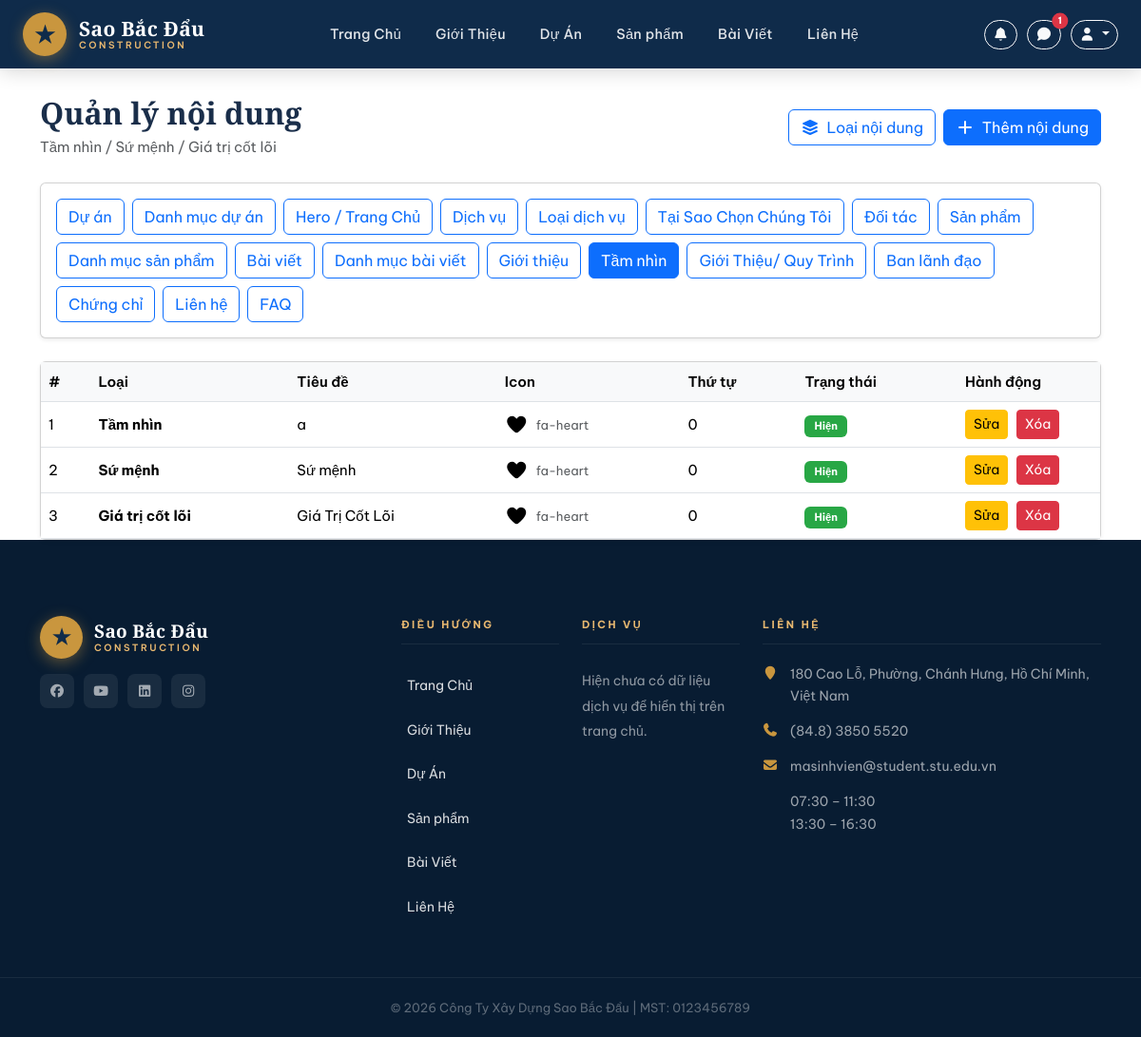
The page /about-statements/ (signed in) on the database its author committed.
### home/models.py (models this page shows, shortened)
class AboutStatement(models.Model):
    title = models.CharField(
        max_length=150,
        blank=True,
        default="",
        verbose_name="Tiêu đề",
        help_text="Có thể để trống để dùng tên loại nội dung.",
    )
    statement_type = models.ForeignKey(
        AboutStatementType,
        on_delete=models.PROTECT,
        related_name="statements",
        verbose_name="Loại nội dung",
    )
    content = models.TextField(verbose_name="Nội dung")
    icon = models.CharField(
        max_length=500,
        blank=True,
        default="",
        verbose_name="Icon Font Awesome / Icon URL",
        help_text=(
            "Có thể nhập fa-eye, fa-solid fa-eye, cart-arrow-down "
            "hoặc URL icon từ Font Awesome."
        ),
    )
    order = models.PositiveIntegerField(default=0, verbose_name="Thứ tự hiển thị")
    is_active = models.BooleanField(default=True, verbose_name="Hiển thị")
    created_at = models.DateTimeField(auto_now_add=True)
    class Meta:
        ordering = ["order", "created_at"]
        verbose_name = "Nội dung tầm nhìn / sứ mệnh"
        verbose_name_plural = "Nội dung tầm nhìn / sứ mệnh"
    @property
    def display_title(self):
        return (self.title or "").strip() or self.statement_type.name
    @property
    def icon_css_class(self):
        raw = (self.icon or "").strip()
        fallback = "fa-solid fa-star"
        if not raw:
            return fallback
        raw_lower = raw.lower()
        parts = raw.split()
        known_prefixes = {
            "fa-solid",
            "fa-regular",
            "fa-brands",
            "fa-light",
            "fa-thin",
            "fa-duotone",
            "fa",
            "fab",
            "far",
            "fas",
        }
        if any(part in known_prefixes for part in parts):
            if raw.startswith("fa ") and len(parts) >= 2 and parts[1].startswith("fa-"):
                return f"fa-solid {parts[1]}"
            return raw
        if raw.startswith("fa-"):
            return f"fa-solid {raw}"
        if "-" in raw and " " not in raw:
            return f"fa-solid fa-{raw}"
        return fallback

class AboutStatementType(models.Model):
    name = models.CharField(max_length=100, unique=True, verbose_name="Tên loại")
    slug = models.SlugField(max_length=120, unique=True, blank=True)
    order = models.PositiveIntegerField(default=0, verbose_name="Thứ tự")
    is_active = models.BooleanField(default=True, verbose_name="Hiển thị")
    created_at = models.DateTimeField(auto_now_add=True)
    class Meta:
        ordering = ["order", "created_at", "name"]
        verbose_name = "Loại tầm nhìn / sứ mệnh"
        verbose_name_plural = "Loại tầm nhìn / sứ mệnh"

class ContactInfo(models.Model):
    branch_name = models.CharField(
        max_length=150, verbose_name="Tên chi nhánh / văn phòng"
    )
    address = models.TextField(verbose_name="Địa chỉ")
    phone = models.CharField(max_length=50, verbose_name="Số điện thoại")
    fax = models.CharField(max_length=50, blank=True, verbose_name="Fax")
    email = models.EmailField(blank=True, verbose_name="Email")
    working_hours = models.CharField(
        max_length=255, blank=True, verbose_name="Giờ làm việc"
    )
    map_embed_url = models.URLField(blank=True, verbose_name="Link Google Maps Embed")
    facebook_url = models.URLField(blank=True, verbose_name="Facebook URL")
    youtube_url = models.URLField(blank=True, verbose_name="YouTube URL")
    linkedin_url = models.URLField(blank=True, verbose_name="LinkedIn URL")
    instagram_url = models.URLField(blank=True, verbose_name="Instagram URL")
    order = models.PositiveIntegerField(default=0, verbose_name="Thứ tự hiển thị")
    is_active = models.BooleanField(default=True, verbose_name="Hiển thị")
    created_at = models.DateTimeField(auto_now_add=True)
    class Meta:
        ordering = ["order", "created_at"]

### home/views.py (the view)
# urls.py: path("about-statements/", views.statement_list, name="statement_list"),
@staff_required
def statement_list(request):
    statements = (
        AboutStatement.objects.select_related("statement_type")
        .all()
        .order_by(
            "statement_type__order",
            "statement_type__created_at",
            "order",
            "created_at",
        )
    )
    error = request.GET.get("error")
    return render(
        request,
        "home/about_statement_list.html",
        {"statements": statements, "error": error},
    )

### templates/home/about_statement_list.html (shortened to what this page needs)
{% extends 'base.html' %}
{% block content %}
<div class="container dashboard-container">
  <div class="d-flex justify-content-between align-items-center mb-4 flex-wrap gap-3">
    <div>
      <h2 class="fw-bold mb-1">Quản lý nội dung</h2>
      <p class="text-muted mb-0">
        Tầm nhìn / Sứ mệnh / Giá trị cốt lõi
      </p>
    </div>
    <div class="d-flex gap-2 flex-wrap">
      <a href="{% url 'statement_type_list' %}" class="btn btn-outline-primary">
        <i class="fas fa-layer-group me-1"></i>
        Loại nội dung
      </a>
      <a href="{% url 'statement_add' %}" class="btn btn-primary">
        <i class="fas fa-plus me-1"></i>
        Thêm nội dung
      </a>
    </div>
  </div>
  <div class="card shadow-sm mb-4">
    <div class="card-body d-flex flex-wrap gap-2">
      <a href="{% url 'dashboard' %}" class="btn btn-outline-primary">Dự án</a>
      <a href="{% url 'project_category_list' %}" class="btn btn-outline-primary">Danh mục dự án</a>
      <a href="{% url 'hero_edit' %}" class="btn btn-outline-primary">Hero / Trang Chủ</a>
      <a href="{% url 'service_list' %}" class="btn btn-outline-primary">Dịch vụ</a>
      <a href="{% url 'service_type_list' %}" class="btn btn-outline-primary">Loại dịch vụ</a>
      <a href="{% url 'why_choose_item_list' %}" class="btn btn-outline-primary">Tại Sao Chọn Chúng Tôi</a>
      <a href="{% url 'partner_list' %}" class="btn btn-outline-primary">Đối tác</a>
      <a href="{% url 'product_list' %}" class="btn btn-outline-primary">Sản phẩm</a>
      <a href="{% url 'product_category_list' %}" class="btn btn-outline-primary">Danh mục sản phẩm</a>
      <a href="{% url 'post_list' %}" class="btn btn-outline-primary">Bài viết</a>
      <a href="{% url 'post_category_list' %}" class="btn btn-outline-primary">Danh mục bài viết</a>
      <a href="{% url 'about_intro_edit' %}" class="btn btn-outline-primary">Giới thiệu</a>
      <a href="{% url 'statement_list' %}" class="btn btn-outline-primary active">Tầm nhìn</a>
      <a href="{% url 'about_video_tour_edit' %}" class="btn btn-outline-primary">Giới Thiệu/ Quy Trình</a>
      <a href="{% url 'leadership_list' %}" class="btn btn-outline-primary">Ban lãnh đạo</a>
      <a href="{% url 'certificate_list' %}" class="btn btn-outline-primary">Chứng chỉ</a>
      <a href="{% url 'contact_info_list' %}" class="btn btn-outline-primary">Liên hệ</a>
      <a href="{% url 'faq_list' %}" class="btn btn-outline-primary">FAQ</a>
    </div>
  </div>
  <div class="card shadow-sm">
    <div class="card-body p-0">
      <table class="table table-hover mb-0">
        <thead>
          <tr>
            <th>#</th>
            <th>Loại</th>
            <th>Tiêu đề</th>
            <th>Icon</th>
            <th>Thứ tự</th>
            <th>Trạng thái</th>
            <th style="width: 150px;">Hành động</th>
          </tr>
        </thead>
        <tbody>
          {% for statement in statements %}
          <tr>
            <td>{{ forloop.counter }}</td>
            <td>
              <strong>{{ statement.statement_type.name }}</strong>
            </td>
            <td>{{ statement.display_title }}</td>
            <td>
              <div class="d-flex align-items-center gap-2">
                <i class="{{ statement.icon_css_class }} statement-preview-icon"></i>
                <small class="text-muted">
                  {{ statement.icon|default:'mặc định' }}
                </small>
              </div>
            </td>
            <td>{{ statement.order }}</td>
            <td>
              {% if statement.is_active %}
                <span class="badge badge-success">Hiện</span>
              {% else %}
                <span class="badge badge-secondary">Ẩn</span>
              {% endif %}
            </td>
            <td class="action-btns">
              <a href="{% url 'statement_edit' statement.id %}" class="btn btn-sm btn-warning">
                Sửa
              </a>
              <a href="{% url 'statement_delete' statement.id %}"
                 class="btn btn-sm btn-danger"
                 onclick="return confirm('Xóa nội dung này?');">
                Xóa
              </a>
            </td>
          </tr>
          {% empty %}
          <tr>
            <td colspan="7" class="text-center py-4 text-muted">
              Chưa có nội dung nào
            </td>
          </tr>
          {% endfor %}
        </tbody>
      </table>
    </div>
  </div>
</div>
{% endblock %}

### templates/base.html (shortened to what this page needs)
<!doctype html>
<html lang="vi">
  {% load static %}
  <head>
    <link
      rel="stylesheet"
      href="{% static 'vendor/bootstrap/css/bootstrap.min.css' %}"
    />
    <link
      rel="stylesheet"
      href="https://cdn.jsdelivr.net/npm/@fortawesome/fontawesome-free@7.2.0/css/all.min.css"
    />
    <link
      rel="stylesheet"
      href="{% static 'vendor/animate/animate.min.css' %}"
    />
    <link rel="stylesheet" href="{% static 'css/style.css' %}" />
    <link rel="stylesheet" href="{% static 'css/home.css' %}" />
    <link rel="stylesheet" href="{% static 'css/about.css' %}" />
    <link rel="stylesheet" href="{% static 'css/contact.css' %}" />
  </head>
  <body>
    <header
      class="site-navbar js-sticky-header site-navbar-target"
      role="banner"
    >
      <div class="container">
        <div class="navbar-inner">
          <div class="site-logo">
            <a href="{% url 'home' %}">
              <div class="logo-icon">★</div>
              <div class="logo-text">
                <span>Sao Bắc Đẩu</span>
                <span>Construction</span>
              </div>
            </a>
          </div>
          <nav class="site-navigation d-none d-xl-block">
            <ul class="site-menu">
              <li><a href="{% url 'home' %}" class="nav-link">Trang Chủ</a></li>
              <li>
                <a href="{% url 'about' %}" class="nav-link">Giới Thiệu</a>
              </li>
              <li><a href="{% url 'project' %}" class="nav-link">Dự Án</a></li>
              <li>
                <a href="{% url 'product' %}" class="nav-link">Sản phẩm</a>
              </li>
              <li><a href="{% url 'post' %}" class="nav-link">Bài Viết</a></li>
              <li>
                <a href="{% url 'contact' %}" class="nav-link">Liên Hệ</a>
              </li>
            </ul>
          </nav>
          <div class="nav-actions d-none d-xl-flex align-items-center" style="gap: 10px;">
            <a
              href="{% url 'notifications' %}"
              class="btn btn-sm btn-outline-light position-relative"
              title="Thông báo"
            >
              <i class="fa fa-bell"></i>
            </a>
            {% if user.is_authenticated %}
              {% if user.is_staff %}
              <a
                href="{% url 'consultation_list' %}"
                class="btn btn-sm btn-outline-light position-relative"
                title="Tư vấn"
              >
                <i class="fa fa-comment"></i>
                {% if consultations_unfinished %}
                <span
                  class="badge bg-danger position-absolute top-0 start-100 translate-middle rounded-pill"
                  style="font-size: 10px;"
                >
                  {{ consultations_unfinished }}
                </span>
                {% endif %}
              </a>
              {% endif %}
              <div class="dropdown">
                <button
                  class="btn btn-sm btn-outline-light dropdown-toggle"
                  data-bs-toggle="dropdown"
                  aria-expanded="false"
                  title="Tài khoản"
                >
                  <i class="fa fa-user"></i>
                </button>
              </div>
            {% endif %}
          </div>
        </div>
      </div>
    </header>
    {% block content %} {% endblock %}
    <footer class="footer-area">
      <div class="container">
        <div class="row gy-4">
          <div class="col-lg-4 col-md-6">
            <div class="footer-logo-wrap mb-3">
              <a
                href="{% url 'home' %}"
                style="
                  display: flex;
                  align-items: center;
                  gap: 12px;
                  text-decoration: none;
                "
              >
                <div
                  class="logo-icon"
                  style="width: 45px; height: 45px; font-size: 22px"
                >
                  ★
                </div>
                <div class="logo-text">
                  <span>Sao Bắc Đẩu</span>
                  <span>Construction</span>
                </div>
              </a>
            </div>
            <div class="footer-social">
              {% if site_contact and site_contact.facebook_url %}
              <a
                href="{{ site_contact.facebook_url }}"
                target="_blank"
                rel="noopener noreferrer"
              >
                <i class="fab fa-facebook"></i>
              </a>
              {% endif %} {% if site_contact and site_contact.youtube_url %}
              <a
                href="{{ site_contact.youtube_url }}"
                target="_blank"
                rel="noopener noreferrer"
              >
                <i class="fab fa-youtube"></i>
              </a>
              {% endif %} {% if site_contact and site_contact.linkedin_url %}
              <a
                href="{{ site_contact.linkedin_url }}"
                target="_blank"
                rel="noopener noreferrer"
              >
                <i class="fab fa-linkedin"></i>
              </a>
              {% endif %} {% if site_contact and site_contact.instagram_url %}
              <a
                href="{{ site_contact.instagram_url }}"
                target="_blank"
                rel="noopener noreferrer"
              >
                <i class="fab fa-instagram"></i>
              </a>
              {% endif %}
            </div>
          </div>
          <div class="col-lg-2 col-md-6">
            <div class="footer-heading">Điều Hướng</div>
            <ul class="footer-links">
              <li><a href="{% url 'home' %}">Trang Chủ</a></li>
              <li><a href="{% url 'about' %}">Giới Thiệu</a></li>
              <li><a href="{% url 'project' %}">Dự Án</a></li>
              <li><a href="{% url 'product' %}">Sản phẩm</a></li>
              <li><a href="{% url 'post' %}">Bài Viết</a></li>
              <li><a href="{% url 'contact' %}">Liên Hệ</a></li>
            </ul>
          </div>
          <div class="col-lg-2 col-md-6">
            <div class="footer-heading">Dịch Vụ</div>
            <ul class="footer-links">
          {% for service in services %}
          <li><a href="#">{{ service.title }}</a></li>
          {% empty %}
              <li>Hiện chưa có dữ liệu dịch vụ để hiển thị trên trang chủ.</li>
          {% endfor %}
            </ul>
          </div>
          <div class="col-lg-4 col-md-6">
            <div class="footer-heading">Liên Hệ</div>
            <ul class="footer-contact-info">
              {% if site_contact %}
              <li>
                <i class="fa fa-map-marker"></i>
                {{ site_contact.address|linebreaksbr }}
              </li>
              <li>
                <i class="fa fa-phone"></i>
                {{ site_contact.phone }}
              </li>
              <li>
                <i class="fa fa-envelope"></i>
                {{ site_contact.email|default:"Chưa cập nhật" }}
              </li>
              <li>
                {{ site_contact.working_hours|default:"Chưa cập nhật giờ làm việc"|linebreaksbr }}
              </li>
              {% else %}
              <li><i class="fa fa-map-marker"></i> Chưa cập nhật địa chỉ</li>
              <li><i class="fa fa-phone"></i> Chưa cập nhật số điện thoại</li>
              <li><i class="fa fa-envelope"></i> Chưa cập nhật email</li>
              <li><i class="fa fa-clock-o"></i> Chưa cập nhật giờ làm việc</li>
              {% endif %}
            </ul>
          </div>
        </div>
      </div>
      <div class="footer-bottom">
        <div class="container text-center">
          <p>© 2026 Công Ty Xây Dựng Sao Bắc Đẩu | MST: 0123456789</p>
        </div>
      </div>
    </footer>
  </body>
</html>

### rows shown on the page
AboutStatement: statement_type.name "Tầm nhìn", display_title "a", icon "fa-heart", order "0", is_active "Hiện"
AboutStatement: statement_type.name "Sứ mệnh", display_title "Sứ mệnh", icon "fa-heart", order "0", is_active "Hiện"
AboutStatement: statement_type.name "Giá trị cốt lõi", display_title "Giá Trị Cốt Lõi", icon "fa-heart", order "0", is_active "Hiện"
ContactInfo: address "180 Cao Lỗ, Phường, Chánh Hưng, Hồ Chí Minh, Việt Nam", phone "(84.8) 3850 5520", email "masinhvien@student.stu.edu.vn", working_hours "07:30 – 11:30 13:30 – 16:30"

### other values the page prints
{{ consultations_unfinished }} "1"
